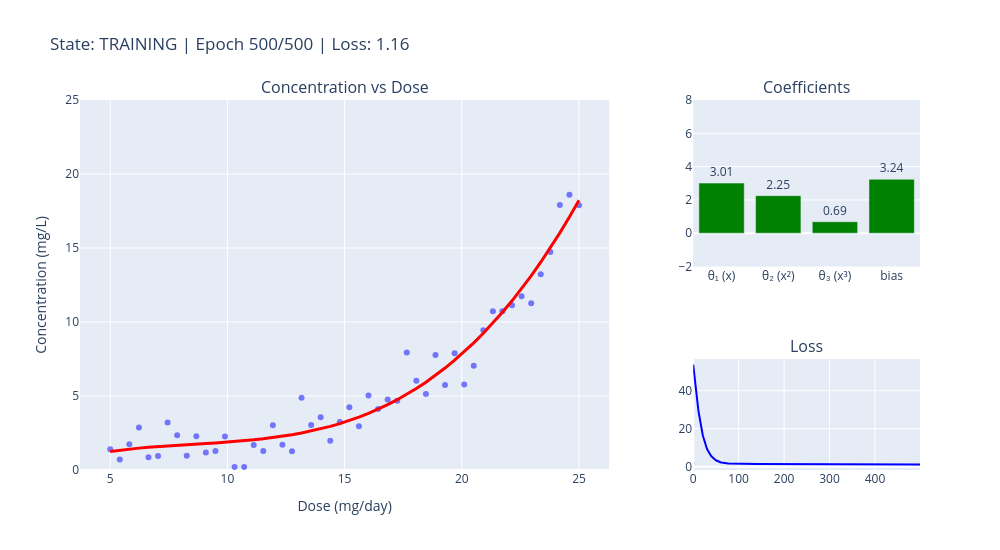

The notebook cell this image was saved under:
### Markdown cell above
---
## 4. Animated Polynomial Fitting

Watch gradient descent optimize the polynomial coefficients in real-time.

**Run the cell twice** to toggle between:
- Reset to zero
- Animated training

### Code cell
# Animated Polynomial Regression Training
import torch
import torch.nn as nn
import torch.optim as optim
import numpy as np
import plotly.graph_objects as go
from plotly.subplots import make_subplots
from IPython.display import clear_output
import time

# --- TOGGLE LOGIC ---
try:
    run_poly_training
except NameError:
    run_poly_training = False

run_poly_training = not run_poly_training

# --- 1. DATA ---
# Simulated pharmacokinetic study - no real patient data is used.
np.random.seed(42)
n_points = 50
# Daily dose of an orally administered drug (5 to 25 mg/day)
dose = np.linspace(5, 25, n_points)

# Steady-state plasma concentration under SATURABLE (capacity-limited) elimination.
# Michaelis-Menten:  Css = Km * Dose / (Vmax - Dose)
#   Vmax = 30 mg/day is the most the metabolizing enzyme can clear in a day
#   Km   = 4  mg/L   is the concentration at half-maximal clearance
# Well below Vmax the enzyme has spare capacity and concentration rises almost
# in step with dose. As the dose approaches Vmax the enzyme saturates, each extra
# milligram is cleared more slowly, and concentration rises FASTER than dose.
Vmax, Km = 30.0, 4.0
true_conc = Km * dose / (Vmax - dose)
conc = true_conc + np.random.normal(0, 1.2, n_points)
conc = np.maximum(conc, 0.2)  # Concentration can't be negative

# Normalize dose for stable training
dose_mean, dose_std = dose.mean(), dose.std()
dose_norm = (dose - dose_mean) / dose_std

# Create polynomial features (degree 3)
degree = 3
X_poly_np = np.column_stack([dose_norm**i for i in range(1, degree + 1)])

# Convert to tensors
X_tensor = torch.from_numpy(X_poly_np.astype(np.float32))
y_tensor = torch.from_numpy(conc.astype(np.float32)).view(-1, 1)

# --- 2. MODEL ---
class PolyModel(nn.Module):
    def __init__(self, degree):
        super().__init__()
        self.linear = nn.Linear(degree, 1)

    def forward(self, x):
        return self.linear(x)

model = PolyModel(degree)

# --- HELPER FUNCTION ---
def create_training_figure(dose, conc, predictions, coeffs, losses, title):
    fig = make_subplots(
        rows=2, cols=2,
        column_widths=[0.7, 0.3],
        row_heights=[0.6, 0.4],
        subplot_titles=('Concentration vs Dose', 'Coefficients', 'Loss'),
        specs=[[{"rowspan": 2}, {}], [None, {}]]
    )

    # Data
    fig.add_trace(go.Scatter(
        x=dose, y=conc, mode='markers',
        marker=dict(size=6, color='blue', opacity=0.5),
        name='Data'
    ), row=1, col=1)

    # Predictions
    sort_idx = np.argsort(dose)
    fig.add_trace(go.Scatter(
        x=dose[sort_idx], y=predictions[sort_idx],
        mode='lines', line=dict(color='red', width=3),
        name='Fit'
    ), row=1, col=1)

    # Coefficients
    coef_names = ['θ₁ (x)', 'θ₂ (x²)', 'θ₃ (x³)', 'bias']
    colors = ['green' if c >= 0 else 'red' for c in coeffs]
    fig.add_trace(go.Bar(
        x=coef_names, y=coeffs,
        marker_color=colors,
        text=[f'{c:.2f}' for c in coeffs],
        textposition='outside'
    ), row=1, col=2)

    # Loss
    fig.add_trace(go.Scatter(
        x=list(range(len(losses))), y=losses,
        mode='lines', line=dict(color='blue')
    ), row=2, col=2)

    fig.update_xaxes(title_text="Dose (mg/day)", row=1, col=1)
    fig.update_yaxes(title_text="Concentration (mg/L)", row=1, col=1)
    fig.update_yaxes(range=[0, 25], row=1, col=1)
    fig.update_yaxes(range=[-2, 8], row=1, col=2)

    fig.update_layout(
        title=title,
        width=1000, height=550,
        showlegend=False
    )

    return fig

# --- EXECUTION ---
if not run_poly_training:
    # Reset
    with torch.no_grad():
        model.linear.weight.fill_(0.0)
        model.linear.bias.fill_(0.0)
        predictions = model(X_tensor).numpy().flatten()

    coeffs = list(model.linear.weight.data.numpy().flatten()) + [model.linear.bias.item()]
    fig = create_training_figure(
        dose, conc, predictions, coeffs, [],
        'State: RESET - Run again to train'
    )
    fig.show()

else:
    # Initialize
    with torch.no_grad():
        model.linear.weight.fill_(0.0)
        model.linear.bias.fill_(0.0)

    optimizer = optim.Adam(model.parameters(), lr=0.05)
    criterion = nn.MSELoss()

    losses = []
    num_epochs = 500

    for epoch in range(num_epochs):
        optimizer.zero_grad()
        outputs = model(X_tensor)
        loss = criterion(outputs, y_tensor)
        loss.backward()
        optimizer.step()

        losses.append(loss.item())

        # Update visualization
        update_freq = 1 if epoch < 20 else 10
        if (epoch + 1) % update_freq == 0:
            clear_output(wait=True)

            with torch.no_grad():
                predictions = model(X_tensor).numpy().flatten()

            coeffs = list(model.linear.weight.data.numpy().flatten()) + [model.linear.bias.item()]
            fig = create_training_figure(
                dose, conc, predictions, coeffs, losses,
                f'State: TRAINING | Epoch {epoch+1}/{num_epochs} | Loss: {loss.item():.2f}'
            )
            fig.show()
            time.sleep(0.05)

### Figure 1 — Plotly figure (JSON) as saved in the notebook; plotly's stock layout.template omitted (floating-point values rounded to 4 significant figures; data arrays with more than 128 entries replaced by an {"elided": "..."} marker saying what was removed)
{"data": [{"marker": {"color": "blue", "opacity": 0.5, "size": 6}, "mode": "markers", "name": "Data", "type": "scatter", "x": [5.0, 5.408, 5.816, 6.224, 6.633, 7.041, 7.449, 7.857, 8.265, 8.673, 9.082, 9.49, 9.898, 10.31, 10.71, 11.12, 11.53, 11.94, 12.35, 12.76, 13.16, 13.57, 13.98, 14.39, 14.8, 15.2, 15.61, 16.02, 16.43, 16.84, 17.24, 17.65, 18.06, 18.47, 18.88, 19.29, 19.69, 20.1, 20.51, 20.92, 21.33, 21.73, 22.14, 22.55, 22.96, 23.37, 23.78, 24.18, 24.59, 25.0], "xaxis": "x", "y": [1.396, 0.7138, 1.739, 2.875, 0.8544, 0.9457, 3.216, 2.34, 0.9578, 2.278, 1.18, 1.292, 2.26, 0.2, 0.2, 1.682, 1.282, 3.021, 1.708, 1.264, 4.886, 3.033, 3.571, 1.977, 3.239, 4.243, 2.959, 5.035, 4.121, 4.766, 4.686, 7.942, 6.035, 5.138, 7.776, 5.735, 7.894, 5.772, 7.051, 9.45, 10.72, 10.72, 11.13, 11.75, 11.27, 13.23, 14.73, 17.9, 18.6, 17.88], "yaxis": "y"}, {"line": {"color": "red", "width": 3}, "mode": "lines", "name": "Fit", "type": "scatter", "x": [5.0, 5.408, 5.816, 6.224, 6.633, 7.041, 7.449, 7.857, 8.265, 8.673, 9.082, 9.49, 9.898, 10.31, 10.71, 11.12, 11.53, 11.94, 12.35, 12.76, 13.16, 13.57, 13.98, 14.39, 14.8, 15.2, 15.61, 16.02, 16.43, 16.84, 17.24, 17.65, 18.06, 18.47, 18.88, 19.29, 19.69, 20.1, 20.51, 20.92, 21.33, 21.73, 22.14, 22.55, 22.96, 23.37, 23.78, 24.18, 24.59, 25.0], "xaxis": "x", "y": [1.252, 1.337, 1.412, 1.478, 1.535, 1.586, 1.632, 1.674, 1.713, 1.752, 1.79, 1.831, 1.874, 1.922, 1.976, 2.037, 2.106, 2.186, 2.277, 2.38, 2.498, 2.631, 2.781, 2.949, 3.136, 3.345, 3.576, 3.831, 4.11, 4.417, 4.751, 5.114, 5.508, 5.934, 6.393, 6.887, 7.417, 7.984, 8.591, 9.237, 9.925, 10.66, 11.43, 12.25, 13.12, 14.04, 15.01, 16.02, 17.09, 18.22], "yaxis": "y"}, {"marker": {"color": ["green", "green", "green", "green"]}, "text": ["3.01", "2.25", "0.69", "3.24"], "textposition": "outside", "type": "bar", "x": ["θ₁ (x)", "θ₂ (x²)", "θ₃ (x³)", "bias"], "xaxis": "x2", "y": [3.01, 2.254, 0.6894, 3.238], "yaxis": "y2"}, {"line": {"color": "blue"}, "mode": "lines", "type": "scatter", "x": {"elided": "500 int values"}, "xaxis": "x3", "y": {"elided": "500 float values"}, "yaxis": "y3"}], "layout": {"annotations": [{"font": {"size": 16}, "showarrow": false, "text": "Concentration vs Dose", "x": 0.315, "xanchor": "center", "xref": "paper", "y": 1.0, "yanchor": "bottom", "yref": "paper"}, {"font": {"size": 16}, "showarrow": false, "text": "Coefficients", "x": 0.865, "xanchor": "center", "xref": "paper", "y": 1.0, "yanchor": "bottom", "yref": "paper"}, {"font": {"size": 16}, "showarrow": false, "text": "Loss", "x": 0.865, "xanchor": "center", "xref": "paper", "y": 0.3, "yanchor": "bottom", "yref": "paper"}], "height": 550, "showlegend": false, "title": {"text": "State: TRAINING | Epoch 500/500 | Loss: 1.16"}, "width": 1000, "xaxis": {"anchor": "y", "domain": [0.0, 0.63], "title": {"text": "Dose (mg/day)"}}, "xaxis2": {"anchor": "y2", "domain": [0.73, 1.0]}, "xaxis3": {"anchor": "y3", "domain": [0.73, 1.0]}, "yaxis": {"anchor": "x", "domain": [0.0, 1.0], "range": [0, 25], "title": {"text": "Concentration (mg/L)"}}, "yaxis2": {"anchor": "x2", "domain": [0.55, 1.0], "range": [-2, 8]}, "yaxis3": {"anchor": "x3", "domain": [0.0, 0.3]}}}
